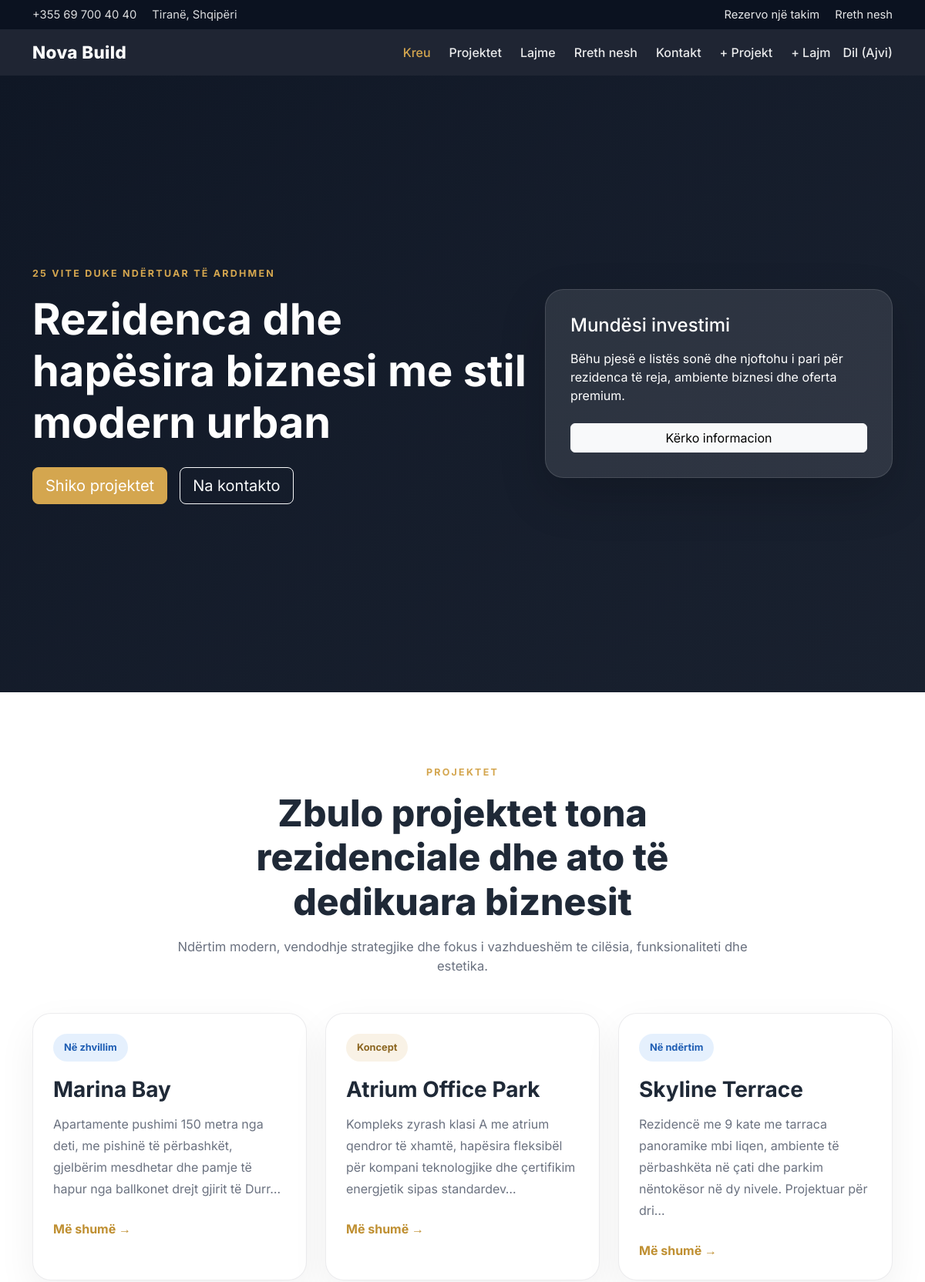
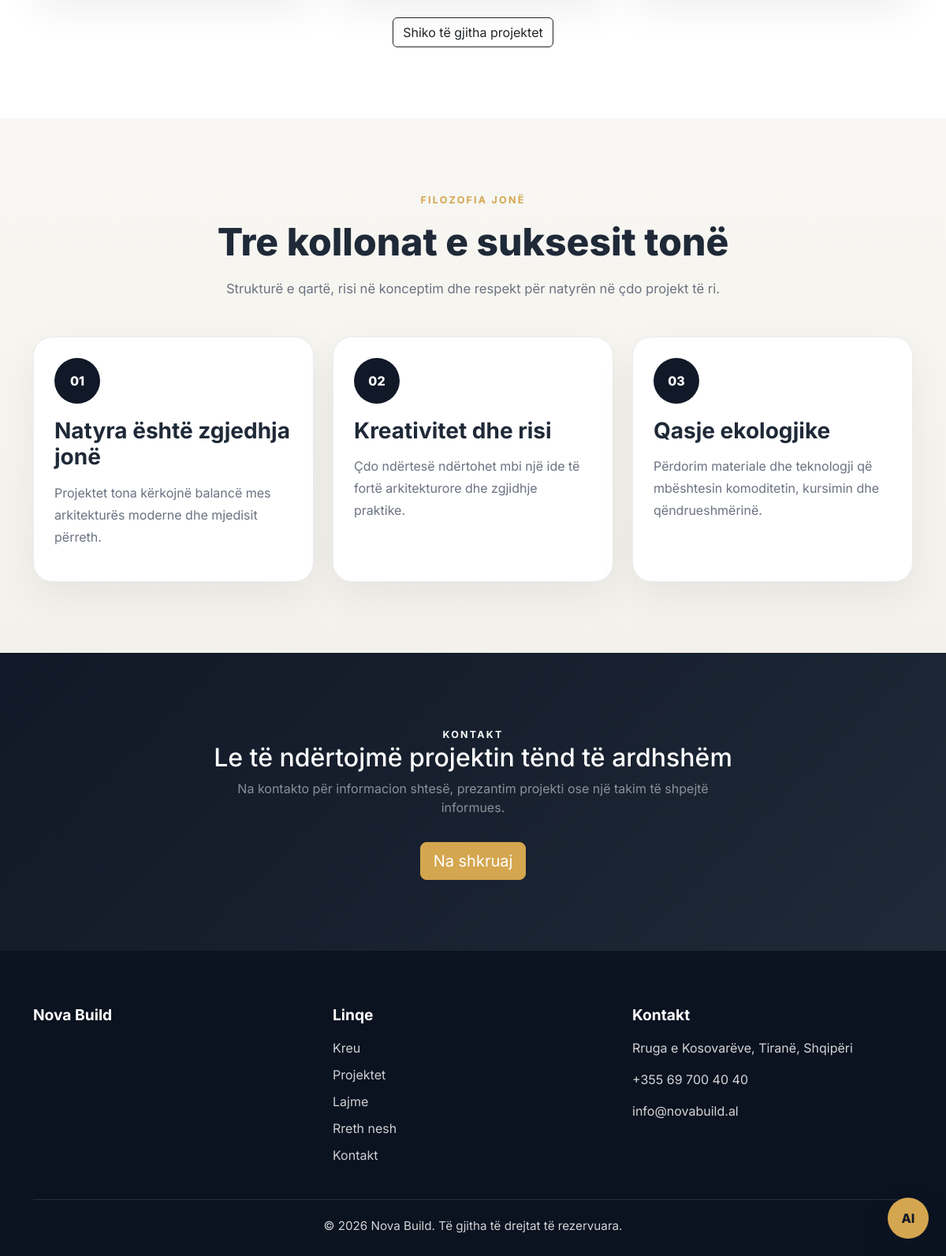
The app's page / (signed in) with its own data (2 pictures, top to bottom).
### nova/models.py (models this page shows, shortened)
class Project(models.Model):
    STATUS_CHOICES = [
        ('koncept', 'Koncept'),
        ('ne_zhvillim', 'Në zhvillim'),
        ('ne_ndertim', 'Në ndërtim'),
        ('perfunduar', 'Përfunduar'),
    ]
    CATEGORY_CHOICES = [
        ('rezidenciale', 'Rezidenciale'),
        ('biznes', 'Biznes'),
        ('mixed_use', 'Biznes + Rezidencë'),
        ('multifunksional', 'Multifunksional'),
        ('apartamente', 'Apartamente'),
    ]
    name = models.CharField(max_length=120, unique=True)
    description = models.TextField()
    location = models.CharField(max_length=120)
    category = models.CharField(max_length=40, choices=CATEGORY_CHOICES)
    status = models.CharField(max_length=40, choices=STATUS_CHOICES)
    year = models.PositiveSmallIntegerField(default=2026)
    floor_area_m2 = models.PositiveIntegerField(
        help_text='Sipërfaqja totale e ndërtimit në metra katrorë.',
        default=0,
    )
    cover = models.ImageField(upload_to='project_covers/', blank=True, null=True)
    created_at = models.DateTimeField(auto_now_add=True)
    updated_at = models.DateTimeField(auto_now=True)
    class Meta:
        ordering = ['-created_at']

### nova/views.py (the view)
# urls.py: path('', views.home, name='home'),
def home(request):
    featured_projects = (
        Project.objects
        .annotate(rating_count=Count('reviews', distinct=True))
        .order_by('-created_at')[:3]
    )
    return render(request, 'nova/home.html', {'featured_projects': featured_projects})

### nova/templates/nova/home.html (shortened to what this page needs)
{% extends "nova/base.html" %}
{% block content %}
<header class="hero-section">
  <div class="container">
    <div class="row align-items-center min-vh-100 py-5">
      <div class="col-lg-7">
        <span class="eyebrow">25 vite duke ndërtuar të ardhmen</span>
        <h1 class="display-4 fw-bold mt-3 mb-4">Rezidenca dhe hapësira biznesi me stil modern urban</h1>
        <div class="d-flex flex-wrap gap-3">
          <a href="{% url 'project-list' %}" class="btn btn-gold btn-lg">Shiko projektet</a>
          <a href="{% url 'contact' %}" class="btn btn-outline-light btn-lg">Na kontakto</a>
        </div>
      </div>
      <div class="col-lg-5 mt-5 mt-lg-0">
        <div class="hero-card">
          <h2 class="h4 mb-3">Mundësi investimi</h2>
          <p class="mb-4">Bëhu pjesë e listës sonë dhe njoftohu i pari për rezidenca të reja, ambiente biznesi dhe oferta premium.</p>
          <a href="{% url 'contact' %}" class="btn btn-light w-100">Kërko informacion</a>
        </div>
      </div>
    </div>
  </div>
</header>
<section class="section-padding bg-white">
  <div class="container">
    <div class="section-heading text-center mx-auto">
      <span class="section-kicker">Projektet</span>
      <h2>Zbulo projektet tona rezidenciale dhe ato të dedikuara biznesit</h2>
      <p>Ndërtim modern, vendodhje strategjike dhe fokus i vazhdueshëm te cilësia, funksionaliteti dhe estetika.</p>
    </div>
    <div class="row g-4 mt-4">
      {% for project in featured_projects %}
        <div class="col-md-6 col-xl-4">
          <a href="{% url 'project-detail' project.pk %}" class="project-card-link">
            <div class="project-card h-100">
              <div class="project-badge {% if project.status == 'perfunduar' %}badge-done{% elif project.status == 'ne_ndertim' or project.status == 'ne_zhvillim' %}badge-progress{% endif %}">
                {{ project.get_status_display }}
              </div>
              <div class="project-body">
                <h3>{{ project.name }}</h3>
                <p>{{ project.description|truncatechars:140 }}</p>
                <span class="project-link">Më shumë →</span>
              </div>
            </div>
          </a>
        </div>
      {% endfor %}
    </div>
    <div class="text-center mt-4">
      <a href="{% url 'project-list' %}" class="btn btn-outline-dark">Shiko të gjitha projektet</a>
    </div>
  </div>
</section>
<section class="section-padding philosophy-section">
  <div class="container">
    <div class="section-heading text-center mx-auto">
      <span class="section-kicker">Filozofia jonë</span>
      <h2>Tre kollonat e suksesit tonë</h2>
      <p>Strukturë e qartë, risi në konceptim dhe respekt për natyrën në çdo projekt të ri.</p>
    </div>
    <div class="row g-4 mt-4">
      <div class="col-md-4"><div class="icon-card h-100"><div class="icon-circle">01</div><h3>Natyra është zgjedhja jonë</h3><p>Projektet tona kërkojnë balancë mes arkitekturës moderne dhe mjedisit përreth.</p></div></div>
      <div class="col-md-4"><div class="icon-card h-100"><div class="icon-circle">02</div><h3>Kreativitet dhe risi</h3><p>Çdo ndërtesë ndërtohet mbi një ide të fortë arkitekturore dhe zgjidhje praktike.</p></div></div>
      <div class="col-md-4"><div class="icon-card h-100"><div class="icon-circle">03</div><h3>Qasje ekologjike</h3><p>Përdorim materiale dhe teknologji që mbështesin komoditetin, kursimin dhe qëndrueshmërinë.</p></div></div>
    </div>
  </div>
</section>
<section class="cta-section section-padding">
  <div class="container text-center">
    <span class="section-kicker text-light">Kontakt</span>
    <h2 class="text-white">Le të ndërtojmë projektin tënd të ardhshëm</h2>
    <p class="text-white-50 mx-auto cta-text">Na kontakto për informacion shtesë, prezantim projekti ose një takim të shpejtë informues.</p>
    <a href="{% url 'contact' %}" class="btn btn-gold btn-lg mt-3">Na shkruaj</a>
  </div>
</section>
{% endblock %}

### nova/templates/nova/base.html (shortened to what this page needs)
{% load static %}<!DOCTYPE html>
<html lang="sq">
<head>
  <link href="https://cdn.jsdelivr.net/npm/bootstrap@5.3.3/dist/css/bootstrap.min.css" rel="stylesheet">
  <link rel="stylesheet" href="{% static 'styles/style.css' %}">
</head>
<body>
  <div class="topbar py-2">
    <div class="container d-flex flex-column flex-md-row justify-content-between align-items-center gap-2">
      <div>
        <span class="me-3">+355 69 700 40 40</span>
        <span>Tiranë, Shqipëri</span>
      </div>
      <div>
        <a href="{% url 'contact' %}" class="topbar-link me-3">Rezervo një takim</a>
        <a href="{% url 'about' %}" class="topbar-link">Rreth nesh</a>
      </div>
    </div>
  </div>
  <nav class="navbar navbar-expand-lg sticky-top custom-navbar">
    <div class="container">
      <a class="navbar-brand" href="{% url 'home' %}">Nova Build</a>
      <div class="collapse navbar-collapse" id="mainNav">
        <ul class="navbar-nav ms-auto align-items-lg-center gap-lg-2">
          <li class="nav-item"><a class="nav-link {% if request.resolver_match.url_name == 'home' %}active{% endif %}" href="{% url 'home' %}">Kreu</a></li>
          <li class="nav-item"><a class="nav-link {% if 'project' in request.resolver_match.url_name %}active{% endif %}" href="{% url 'project-list' %}">Projektet</a></li>
          <li class="nav-item"><a class="nav-link {% if 'news' in request.resolver_match.url_name %}active{% endif %}" href="{% url 'news-list' %}">Lajme</a></li>
          <li class="nav-item"><a class="nav-link {% if request.resolver_match.url_name == 'about' %}active{% endif %}" href="{% url 'about' %}">Rreth nesh</a></li>
          <li class="nav-item"><a class="nav-link {% if request.resolver_match.url_name == 'contact' %}active{% endif %}" href="{% url 'contact' %}">Kontakt</a></li>
          {% if user.is_authenticated %}
            {% if user.is_staff %}
              <li class="nav-item"><a class="nav-link" href="{% url 'project-create' %}">+ Projekt</a></li>
              <li class="nav-item"><a class="nav-link" href="{% url 'news-create' %}">+ Lajm</a></li>
            {% endif %}
            <li class="nav-item">
              <form action="{% url 'logout' %}" method="post" class="d-inline">
                <button type="submit" class="btn btn-link nav-link p-0">Dil ({{ user.username }})</button>
              </form>
            </li>
          {% else %}
            <li class="nav-item"><a class="nav-link" href="{% url 'login' %}">Kyçu</a></li>
            <li class="nav-item"><a class="nav-link" href="{% url 'register' %}">Regjistrohu</a></li>
          {% endif %}
        </ul>
      </div>
    </div>
  </nav>
  {% block content %}{% endblock %}
  <footer class="site-footer">
    <div class="container">
      <div class="row g-4">
        <div class="col-lg-4">
          <h3 class="footer-title">Nova Build</h3>
        </div>
        <div class="col-lg-4">
          <h3 class="footer-title">Linqe</h3>
          <ul class="footer-links">
            <li><a href="{% url 'home' %}">Kreu</a></li>
            <li><a href="{% url 'project-list' %}">Projektet</a></li>
            <li><a href="{% url 'news-list' %}">Lajme</a></li>
            <li><a href="{% url 'about' %}">Rreth nesh</a></li>
            <li><a href="{% url 'contact' %}">Kontakt</a></li>
          </ul>
        </div>
        <div class="col-lg-4">
          <h3 class="footer-title">Kontakt</h3>
          <p>Rruga e Kosovarëve, Tiranë, Shqipëri</p>
          <p>+355 69 700 40 40</p>
          <p>info@novabuild.al</p>
        </div>
      </div>
      <div class="footer-bottom">© 2026 Nova Build. Të gjitha të drejtat të rezervuara.</div>
    </div>
  </footer>
  <div class="chatbot-widget" id="chatbotWidget">
    <button class="chatbot-toggle" id="chatbotToggle" type="button" aria-label="Hap chatbot-in">AI</button>
  </div>
</body>
</html>

### static/styles/style.css (style rules this page uses)
:root { --dark: #111827; --dark-2: #1f2937; --gold: #d4a64f; --gold-dark: #bf8f31; --text: #1f2937; --muted: #6b7280; --light-bg: #f6f6f4; --white: #ffffff; --border: rgba(17, 24, 39, 0.08); }
* { box-sizing: border-box; }
html { scroll-behavior: smooth; }
body { margin: 0; font-family: 'Inter', sans-serif; color: var(--text); background-color: var(--light-bg); }
a { text-decoration: none; }
.topbar { background: #0b1220; color: rgba(255, 255, 255, 0.85); font-size: 0.92rem; }
.topbar-link { color: rgba(255, 255, 255, 0.9); transition: 0.3s ease; }
.custom-navbar { background: rgba(17, 24, 39, 0.94); backdrop-filter: blur(10px); }
.navbar-brand { color: var(--white); font-weight: 800; letter-spacing: 0.4px; font-size: 1.4rem; }
.navbar-brand:hover, .nav-link:hover, .nav-link.active { color: var(--gold) !important; }
.nav-link { color: rgba(255, 255, 255, 0.9); font-weight: 500; }
.hero-section, .page-hero { background: linear-gradient(rgba(11, 18, 32, 0.78), rgba(11, 18, 32, 0.78)), linear-gradient(135deg, #1f2937, #374151 45%, #4b5563); color: var(--white); }
.eyebrow, .section-kicker { display: inline-block; text-transform: uppercase; letter-spacing: 0.18em; font-size: 0.78rem; font-weight: 700; color: var(--gold); }
.hero-card, .content-panel, .feature-panel { background: rgba(255, 255, 255, 0.1); border: 1px solid rgba(255, 255, 255, 0.12); border-radius: 24px; padding: 32px; box-shadow: 0 24px 60px rgba(0, 0, 0, 0.18); }
.btn-gold { background-color: var(--gold); border-color: var(--gold); color: var(--white); }
.section-padding { padding: 90px 0; }
.section-heading { max-width: 760px; }
.section-heading h2, .page-hero h1 { font-size: clamp(2rem, 4vw, 3rem); font-weight: 800; margin-top: 14px; margin-bottom: 18px; }
.section-heading p { color: var(--muted); font-size: 1.04rem; }
.project-card, .icon-card { background: var(--white); border: 1px solid var(--border); border-radius: 24px; padding: 26px; box-shadow: 0 18px 50px rgba(15, 23, 42, 0.06); transition: transform 0.28s ease, box-shadow 0.28s ease; }
.project-badge { display: inline-block; background: rgba(212, 166, 79, 0.14); color: #8c6621; font-weight: 700; font-size: 0.8rem; padding: 8px 14px; border-radius: 999px; margin-bottom: 20px; }
.badge-progress { background: rgba(47, 128, 237, 0.12); color: #1f5eb4; }
.project-body h3, .icon-card h3, .content-panel h2, .feature-panel h3 { font-weight: 700; margin-bottom: 14px; }
.project-body p, .icon-card p, .content-panel p, .contact-item p, .feature-list li, .project-meta li { color: var(--muted); line-height: 1.75; }
.project-link { display: inline-block; margin-top: 10px; color: var(--gold-dark); font-weight: 700; }
.philosophy-section { background: linear-gradient(180deg, #f8f7f3, #f3f1eb); }
.icon-circle { width: 58px; height: 58px; border-radius: 50%; display: flex; align-items: center; justify-content: center; background: var(--dark); color: var(--white); font-weight: 800; margin-bottom: 18px; }
.feature-list, .project-meta, .footer-links { list-style: none; padding-left: 0; margin-bottom: 0; }
.cta-section { background: linear-gradient(135deg, #111827, #1f2937); }
.cta-text { max-width: 680px; }
.site-footer { background: #0b1220; color: rgba(255, 255, 255, 0.82); padding: 70px 0 26px; }
.footer-title { color: var(--white); font-size: 1.2rem; font-weight: 700; margin-bottom: 18px; }
.footer-links li { margin-bottom: 10px; }
.footer-links a { color: rgba(255, 255, 255, 0.8); }
.footer-bottom { border-top: 1px solid rgba(255, 255, 255, 0.12); margin-top: 34px; padding-top: 22px; text-align: center; font-size: 0.95rem; }
.chatbot-widget { position: fixed; right: 22px; bottom: 22px; z-index: 1080; font-family: 'Inter', sans-serif; }
.chatbot-toggle { width: 52px; height: 52px; display: grid; place-items: center; border: 0; border-radius: 50%; background: var(--gold); color: var(--dark); font-weight: 800; box-shadow: 0 16px 34px rgba(17, 24, 39, 0.24); cursor: pointer; transition: transform 0.2s ease, background 0.2s ease; }
.project-card-link { display: block; text-decoration: none; color: inherit; height: 100%; }
.project-card-link .project-card { transition: transform 0.2s ease, box-shadow 0.2s ease; cursor: pointer; }

### records on screen
Project: status "Në zhvillim", name "Marina Bay", description "Apartamente pushimi 150 metra nga deti, me pishinë të përbashkët, gjelbërim mesdhetar dhe pamje të hapur nga ballkonet drejt gjirit të Durr…"
Project: status "Koncept", name "Atrium Office Park", description "Kompleks zyrash klasi A me atrium qendror të xhamtë, hapësira fleksibël për kompani teknologjike dhe çertifikim energjetik sipas standardev…"
Project: status "Në ndërtim", name "Skyline Terrace", description "Rezidencë me 9 kate me tarraca panoramike mbi liqen, ambiente të përbashkëta në çati dhe parkim nëntokësor në dy nivele. Projektuar për dri…"

### other values on screen
{{ user.username }} "Ajvi"
